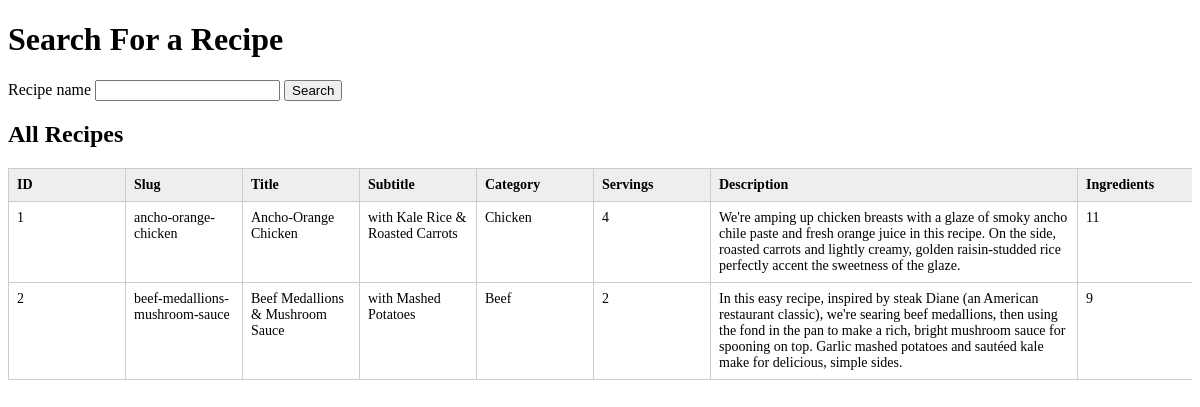
The page / on the database its author committed.
### tables this page shows
CREATE TABLE recipes (
  id INT AUTO_INCREMENT PRIMARY KEY,
  slug VARCHAR(120) NOT NULL UNIQUE,
  title VARCHAR(120) NOT NULL,
  subtitle VARCHAR(180),
  category VARCHAR(60),
  servings TINYINT UNSIGNED,
  description TEXT,
  ingredient_count TINYINT UNSIGNED,
  step_count TINYINT UNSIGNED,
  main_image VARCHAR(255),
  ingredients_image VARCHAR(255),
  image_folder VARCHAR(255),
  source_pdf VARCHAR(255)
);

### index.php (the view, shortened to what this page needs)
<?php
require 'inc/db.php';
function e(string $value): string {
  return htmlspecialchars($value, ENT_QUOTES, 'UTF-8');
}
$db_result = mysqli_query($conn, 'SELECT * FROM recipes');
$recipes = mysqli_fetch_all($db_result, MYSQLI_ASSOC);
?>
<!DOCTYPE html>
<html lang="en">
<head>
</head>
<body>
    <h1>Search For a Recipe</h1>
    <form action="index.php" method="get">
        <label for="q">Recipe name </label>
        <input type="search" id="q" name="q" value="">
        <button type="submit">Search</button>
    </form>
    <div class="table-container">
        <h2>All Recipes</h2>
        <table>
            <thead>
                <tr>
                    <th>ID</th>
                    <th>Slug</th>
                    <th>Title</th>
                    <th>Subtitle</th>
                    <th>Category</th>
                    <th>Servings</th>
                    <th>Description</th>
                    <th>Ingredients</th>
                </tr>
            </thead>
            <tbody>
                <?php foreach ($recipes as $recipe) : ?>
                <tr>
                    <td><?= e((string) $recipe['id']); ?></td>
                    <td><?= e($recipe['slug']); ?></td>
                    <td><?= e($recipe['title']); ?></td>
                    <td><?= e($recipe['subtitle'] ?? ''); ?></td>
                    <td><?= e($recipe['category'] ?? ''); ?></td>
                    <td><?= e((string) ($recipe['servings'] ?? '')); ?></td>
                    <td><?= e($recipe['description'] ?? ''); ?></td>
                    <td><?= e((string) ($recipe['ingredient_count'] ?? '')); ?></td>
                </tr>
                <?php endforeach; ?>
            </tbody>
        </table>
    </div>
</body>
</html>

### index.php (style rules this page uses)
.table-container { overflow-x: auto; }
table { border-collapse: collapse; font-size: 14px; }
th, td { border: 1px solid #ccc; padding: 8px; text-align: left; vertical-align: top; }
th { background-color: #eee; }
td { min-width: 100px; }
td:nth-child(7) { min-width: 350px; }

### rows shown on the page
recipes: id "1", slug "ancho-orange-chicken", title "Ancho-Orange Chicken", subtitle "with Kale Rice & Roasted Carrots", category "Chicken", servings "4", description "We're amping up chicken breasts with a glaze of smoky ancho chile paste and fresh orange juice in this recipe. On the side, roasted carrots and lightly creamy, golden raisin-studded rice perfectly accent the sweetness of the glaze.", ingredient_count "11"
recipes: id "2", slug "beef-medallions-mushroom-sauce", title "Beef Medallions & Mushroom Sauce", subtitle "with Mashed Potatoes", category "Beef", servings "2", description "In this easy recipe, inspired by steak Diane (an American restaurant classic), we're searing beef medallions, then using the fond in the pan to make a rich, bright mushroom sauce for spooning on top. Garlic mashed potatoes and sautéed kale make for delicious, simple sides.", ingredient_count "9"
